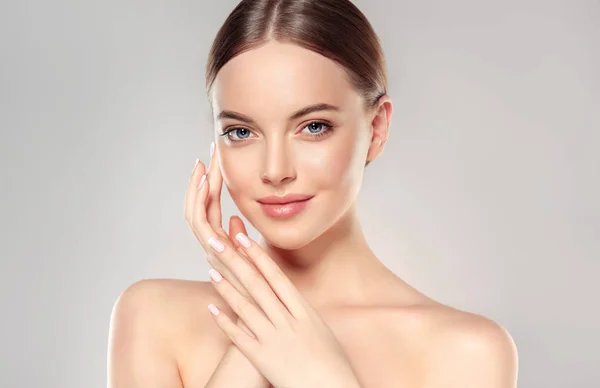
#> input picture 32_resimden_göz_tanima/goz_tanima.jpg, 600 x 388 px
$ python '32_resimden_göz_tanima.py'
#> lines starting #> are read from the running program, lines starting #| are printed output that depends on the picture; after the words box and inside, x2 and y2 are one past the last pixel; in counts of white or black regions, pixels touching at a corner belong together
import cv2
img=cv2.imread("goz_tanima.jpg")
#> img is the input picture: shape (388, 600, 3); mean B, G, R 185, 194.5, 212.1
yuz=cv2.CascadeClassifier("haarcascade_frontalface_default.xml")
goz=cv2.CascadeClassifier("haarcascade_eye.xml")

gri=cv2.cvtColor(img,cv2.COLOR_BGR2GRAY)
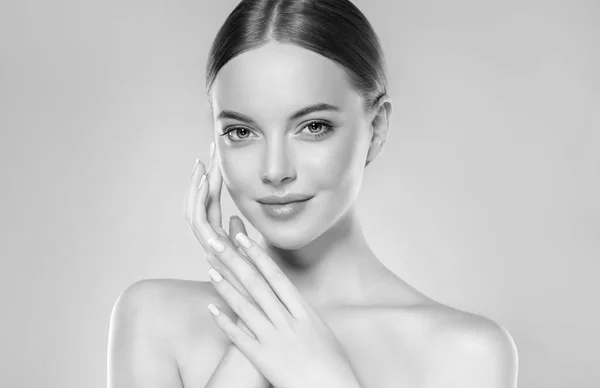
#> gri: shape (388, 600); min 0, max 255, mean 198.6
faces=yuz.detectMultiScale(gri,1.3,4)
#> faces = [[181, 53, 201, 201]]

for x,y,w,h in faces:
    cv2.rectangle(img,(x,y),(x+w,y+h),(0,255,0),2)
    img2=img[y:y+h,x:x+h]
    gri2=gri[y:y+h,x:x+h]
    gozler=goz.detectMultiScale(gri2)
    for x1,y1,w1,h1 in gozler:
        cv2.rectangle(img2, (x1, y1), (x1 + w1,y1 + h1), (0, 255, 255), 2)
#> this loop made 1 pass
#> (x, y, w, h, gozler) on pass 1: (181, 53, 201, 201, [[33, 57, 46, 46], [107, 48, 53, 53]])
#> pass 1, `img2=img[y:y+h,x:x+h]`:
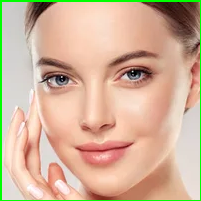
#> img2: shape (201, 201, 3); mean B, G, R 153.9, 179.2, 210.2
#> pass 1, `gri2=gri[y:y+h,x:x+h]`:
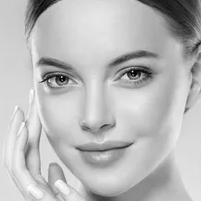
#> gri2: shape (201, 201); min 0, max 255, mean 186.4
#> after the loop:
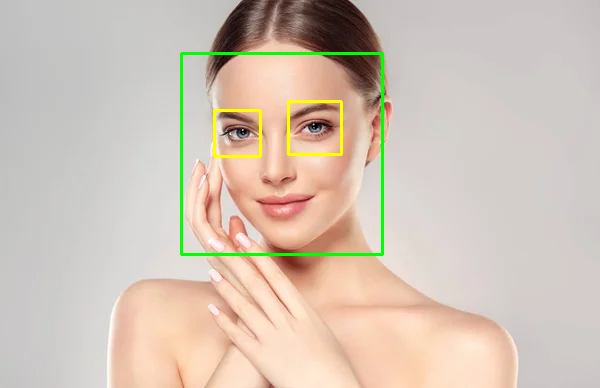
#> img: shape (388, 600, 3); 1.54% of pixels changed, all inside (x1, y1, x2, y2) = (180, 52, 384, 256)
#> after the loop:
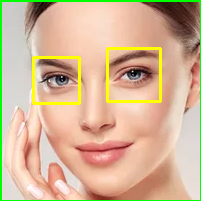
#> img2: shape (201, 201, 3); 2.92% of pixels changed, all inside (x1, y1, x2, y2) = (32, 47, 162, 105)

cv2.imshow("1",img)
cv2.waitKey(0)
cv2.destroyAllWindows()
